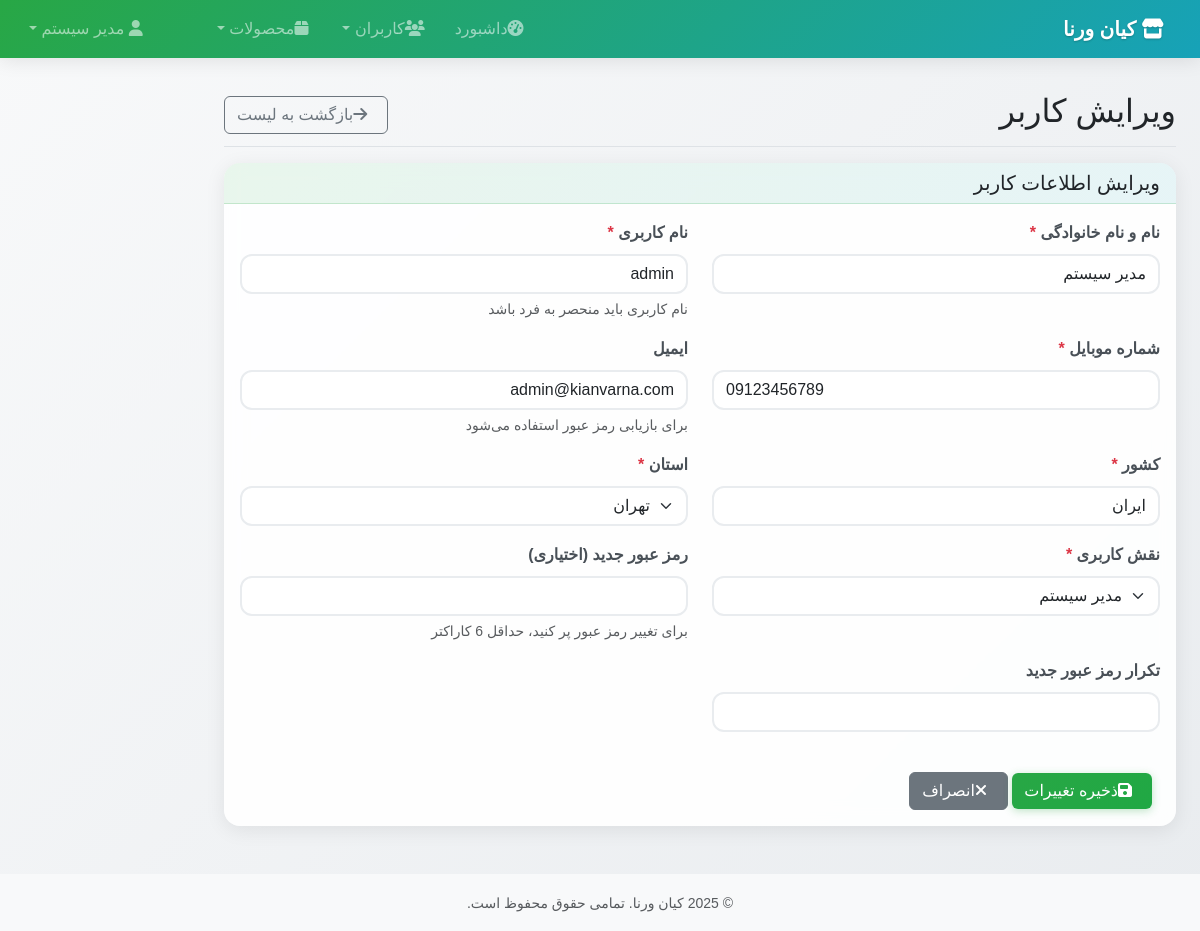
/admin/users/edit.php?id=1 (signed in), run on the app's committed database.
### tables this page shows
CREATE TABLE settings (
    id INT PRIMARY KEY AUTO_INCREMENT,
    setting_key VARCHAR(100) UNIQUE NOT NULL,
    setting_value TEXT,
    description VARCHAR(255),
    created_at TIMESTAMP DEFAULT CURRENT_TIMESTAMP,
    updated_at TIMESTAMP DEFAULT CURRENT_TIMESTAMP ON UPDATE CURRENT_TIMESTAMP
);

CREATE TABLE users (
    id INT PRIMARY KEY AUTO_INCREMENT,
    full_name VARCHAR(255) NOT NULL,
    username VARCHAR(100) UNIQUE NOT NULL,
    mobile VARCHAR(20) NOT NULL,
    email VARCHAR(255),
    country VARCHAR(100) NOT NULL DEFAULT 'ایران',
    province VARCHAR(100) NOT NULL,
    user_role ENUM('customer', 'system_admin', 'warehouse_manager', 'financial_manager', 'sales_manager') NOT NULL,
    customer_type ENUM('representative', 'partner', 'expert', 'consumer') NULL,
    password_hash VARCHAR(255) NOT NULL,
    is_active BOOLEAN DEFAULT TRUE,
    reset_token VARCHAR(64) NULL,
    reset_token_expiry TIMESTAMP NULL,
    created_at TIMESTAMP DEFAULT CURRENT_TIMESTAMP,
    updated_at TIMESTAMP DEFAULT CURRENT_TIMESTAMP ON UPDATE CURRENT_TIMESTAMP
);

### config/config.php (called while the page is built, shortened)
<?php
$database = new Database();
$db = $database->connect();
require_once SITE_PATH . 'includes/functions.php';
require_once SITE_PATH . 'classes/Settings.php';
require_once SITE_PATH . 'classes/User.php';
$settings = new Settings($db);
?>

### classes/Settings.php (called while the page is built, shortened)
<?php
class Settings {
    private $conn;
    public function __construct($db) {
        $this->conn = $db;
    }
    public function get($key) {
        try {
            $query = "SELECT setting_value FROM settings WHERE setting_key = :key";
            $stmt = $this->conn->prepare($query);
            $stmt->bindParam(':key', $key);
            $stmt->execute();
            if ($row = $stmt->fetch(PDO::FETCH_ASSOC)) {
                return $row['setting_value'];
            }
            return null;
        } catch (PDOException $e) {
            return null;
        }
    }
}
?>

### includes/functions.php (called while the page is built, shortened)
<?php
function is_logged_in() {
    return isset($_SESSION['user_id']) && !empty($_SESSION['user_id']);
}
function get_user_role() {
    return $_SESSION['user_role'] ?? null;
}
function get_provinces() {
    return [
        'آذربایجان شرقی', 'آذربایجان غربی', 'اردبیل', 'اصفهان', 'البرز', 'ایلام', 'بوشهر',
        'تهران', 'چهارمحال و بختیاری', 'خراسان جنوبی', 'خراسان رضوی', 'خراسان شمالی',
        'خوزستان', 'زنجان', 'سمنان', 'سیستان و بلوچستان', 'فارس', 'قزوین', 'قم',
        'کردستان', 'کرمان', 'کرمانشاه', 'کهگیلویه و بویراحمد', 'گلستان', 'گیلان',
        'لرستان', 'مازندران', 'مرکزی', 'هرمزگان', 'همدان', 'یزد'
    ];
}
?>

### classes/User.php (called while the page is built, shortened)
<?php
class User {
    private $conn;
    public function __construct($db) {
        $this->conn = $db;
    }
    public function getById($id) {
        try {
            $query = "SELECT * FROM users WHERE id = :id";
            $stmt = $this->conn->prepare($query);
            $stmt->bindParam(':id', $id);
            $stmt->execute();
            return $stmt->fetch(PDO::FETCH_ASSOC);
        } catch (PDOException $e) {
            return false;
        }
    }
}
?>

### admin/users/edit.php (the view, shortened to what this page needs)
<?php
require_once '../../config/config.php';
$user = new User($db);
$user_id = isset($_GET['id']) ? (int)$_GET['id'] : 0;
$user_data = $user->getById($user_id);
$form_data = $user_data;
include '../../includes/header.php';
?>
<div class="container-fluid">
    <div class="row">
        <main class="col-md-9 ms-sm-auto col-lg-10 px-md-4">
            <div class="d-flex justify-content-between flex-wrap flex-md-nowrap align-items-center pt-3 pb-2 mb-3 border-bottom">
                <h1 class="h2">ویرایش کاربر</h1>
                <div class="btn-toolbar mb-2 mb-md-0">
                    <a href="index.php" class="btn btn-outline-secondary">
                        <i class="fas fa-arrow-right me-2"></i>بازگشت به لیست
                    </a>
                </div>
            </div>
            <div class="card">
                <div class="card-header">
                    <h5 class="mb-0">ویرایش اطلاعات کاربر</h5>
                </div>
                <div class="card-body">
                    <form method="POST" id="userForm" novalidate>
                        <div class="row">
                            <div class="col-md-6 mb-3">
                                <label for="full_name" class="form-label">
                                    نام و نام خانوادگی <span class="text-danger">*</span>
                                </label>
                                <input type="text" class="form-control" id="full_name" name="full_name"
                                       value="<?php echo htmlspecialchars($form_data['full_name'] ?? ''); ?>"
                                       required>
                            </div>
                            <div class="col-md-6 mb-3">
                                <label for="username" class="form-label">
                                    نام کاربری <span class="text-danger">*</span>
                                </label>
                                <input type="text" class="form-control" id="username" name="username"
                                       value="<?php echo htmlspecialchars($form_data['username'] ?? ''); ?>"
                                       required>
                                <div class="form-text">نام کاربری باید منحصر به فرد باشد</div>
                            </div>
                            <div class="col-md-6 mb-3">
                                <label for="mobile" class="form-label">
                                    شماره موبایل <span class="text-danger">*</span>
                                </label>
                                <input type="tel" class="form-control" id="mobile" name="mobile"
                                       value="<?php echo htmlspecialchars($form_data['mobile'] ?? ''); ?>"
                                       required>
                            </div>
                            <div class="col-md-6 mb-3">
                                <label for="email" class="form-label">ایمیل</label>
                                <input type="email" class="form-control" id="email" name="email"
                                       value="<?php echo htmlspecialchars($form_data['email'] ?? ''); ?>">
                                <div class="form-text">برای بازیابی رمز عبور استفاده می‌شود</div>
                            </div>
                            <div class="col-md-6 mb-3">
                                <label for="country" class="form-label">
                                    کشور <span class="text-danger">*</span>
                                </label>
                                <input type="text" class="form-control" id="country" name="country"
                                       value="<?php echo htmlspecialchars($form_data['country'] ?? 'ایران'); ?>"
                                       required>
                            </div>
                            <div class="col-md-6 mb-3">
                                <label for="province" class="form-label">
                                    استان <span class="text-danger">*</span>
                                </label>
                                <select class="form-select" id="province" name="province" required>
                                    <?php foreach (get_provinces() as $province): ?>
                                        <option value="<?php echo $province; ?>"
                                                <?php echo (($form_data['province'] ?? '') == $province) ? 'selected' : ''; ?>>
                                            <?php echo $province; ?>
                                        </option>
                                    <?php endforeach; ?>
                                </select>
                            </div>
                            <?php if (get_user_role() == 'system_admin'): ?>
                            <div class="col-md-6 mb-3">
                                <label for="user_role" class="form-label">
                                    نقش کاربری <span class="text-danger">*</span>
                                </label>
                                <select class="form-select" id="user_role" name="user_role" required>
                                    <option value="system_admin" <?php echo (($form_data['user_role'] ?? '') == 'system_admin') ? 'selected' : ''; ?>>
                                        مدیر سیستم
                                    </option>
                                </select>
                            </div>
                            <?php else: ?>
                                <input type="hidden" name="user_role" value="<?php echo htmlspecialchars($form_data['user_role']); ?>">
                            <?php endif; ?>
                            <div class="col-md-6 mb-3">
                                <label for="password" class="form-label">رمز عبور جدید (اختیاری)</label>
                                <input type="password" class="form-control" id="password" name="password">
                                <div class="form-text">برای تغییر رمز عبور پر کنید، حداقل 6 کاراکتر</div>
                            </div>
                            <div class="col-md-6 mb-3">
                                <label for="password_confirm" class="form-label">تکرار رمز عبور جدید</label>
                                <input type="password" class="form-control" id="password_confirm" name="password_confirm">
                            </div>
                        </div>
                        <div class="row mt-4">
                            <div class="col-12">
                                <button type="submit" class="btn btn-primary me-2">
                                    <i class="fas fa-save me-2"></i>ذخیره تغییرات
                                </button>
                                <a href="index.php" class="btn btn-secondary">
                                    <i class="fas fa-times me-2"></i>انصراف
                                </a>
                            </div>
                        </div>
                    </form>
                </div>
            </div>
        </main>
    </div>
</div>
<?php include '../../includes/footer.php'; ?>

### includes/header.php (shortened to what this page needs)
<!DOCTYPE html>
<html lang="fa" dir="rtl">
<head>
    <link href="https://cdn.jsdelivr.net/npm/bootstrap@5.3.0/dist/css/bootstrap.min.css" rel="stylesheet">
    <link rel="stylesheet" href="https://cdnjs.cloudflare.com/ajax/libs/font-awesome/6.4.0/css/all.min.css">
    <link href="<?php echo SITE_URL; ?>assets/css/style.css" rel="stylesheet">
</head>
<body>
    <nav class="navbar navbar-expand-lg navbar-dark fixed-top bg-primary">
        <div class="container-fluid">
            <a class="navbar-brand" href="<?php echo SITE_URL; ?>">
                <i class="fas fa-store me-2"></i>
                <?php echo $settings->get('company_name'); ?>
            </a>
            <div class="collapse navbar-collapse" id="navbarNav">
                <ul class="navbar-nav me-auto">
                    <?php if (is_logged_in()): ?>
                        <?php
                        $user_role = get_user_role();
                        $admin_roles = ['system_admin', 'warehouse_manager', 'financial_manager', 'sales_manager'];
                        ?>
                        <?php if (in_array($user_role, $admin_roles)): ?>
                            <li class="nav-item">
                                <a class="nav-link" href="<?php echo SITE_URL; ?>admin/">
                                    <i class="fas fa-tachometer-alt me-1"></i>داشبورد
                                </a>
                            </li>
                            <li class="nav-item dropdown">
                                <a class="nav-link dropdown-toggle" href="#" data-bs-toggle="dropdown">
                                    <i class="fas fa-users me-1"></i>کاربران
                                </a>
                            </li>
                            <li class="nav-item dropdown">
                                <a class="nav-link dropdown-toggle" href="#" data-bs-toggle="dropdown">
                                    <i class="fas fa-box me-1"></i>محصولات
                                </a>
                            </li>
                        <?php endif; ?>
                    <?php endif; ?>
                </ul>
                <ul class="navbar-nav">
                    <?php if (is_logged_in()): ?>
                        <li class="nav-item dropdown">
                            <a class="nav-link dropdown-toggle" href="#" data-bs-toggle="dropdown">
                                <i class="fas fa-user me-1"></i>
                                <?php echo htmlspecialchars($_SESSION['full_name']); ?>
                            </a>
                        </li>
                    <?php endif; ?>
                </ul>
            </div>
        </div>
    </nav>
    <div class="main-wrapper" style="margin-top: 76px;">

### includes/footer.php (shortened to what this page needs)
</div>
    <footer class="bg-light text-center py-3 mt-5">
        <div class="container">
            <small class="text-muted">
                © <?php echo date('Y'); ?> <?php echo $settings->get('company_name'); ?>.
                تمامی حقوق محفوظ است.
            </small>
        </div>
    </footer>
</body>
</html>

### assets/css/style.css (style rules this page uses)
:root { --primary-color: #28a745; --primary-dark: #1e7e34; --primary-light: #d4edda; --secondary-color: #6c757d; --info-color: #17a2b8; --warning-color: #ffc107; --danger-color: #dc3545; --success-color: #28a745; --purple-color: #6f42c1; --indigo-color: #6610f2; --pink-color: #e83e8c; --orange-color: #fd7e14; --font-family: 'Vazir', 'Tahoma', sans-serif; }
.fa-classic, .fa-regular, .fa-solid, .far, .fas { font-family: "Font Awesome 6 Free" !important; }
.fas, .far, .fab, .fa { font-family: "Font Awesome 6 Free" !important; }
* { font-family: var(--font-family) !important; }
.fas, .far, .fab, .fa, [class^="fa-"], [class*=" fa-"] { font-family: "Font Awesome 6 Free" !important; }
body { font-family: var(--font-family); direction: rtl; text-align: right; line-height: 1.6; background: linear-gradient(135deg, #f8f9fa 0%, #e9ecef 100%); min-height: 100vh; }
.btn-primary { background: linear-gradient(135deg, var(--primary-color) 0%, #20a844 100%); border: none; box-shadow: 0 2px 8px rgba(40, 167, 69, 0.3); }
.bg-primary { background: linear-gradient(135deg, var(--primary-color) 0%, #20a844 100%) !important; }
.navbar { background: linear-gradient(135deg, var(--primary-color) 0%, var(--info-color) 100%) !important; box-shadow: 0 2px 20px rgba(0,0,0,0.1); backdrop-filter: blur(10px); }
.navbar-brand { font-weight: 700; text-shadow: 0 1px 2px rgba(0,0,0,0.2); }
.navbar-nav .nav-link { transition: all 0.3s ease; border-radius: 8px; margin: 0 5px; }
.card { border-radius: 16px; box-shadow: 0 4px 20px rgba(0, 0, 0, 0.08); border: none; backdrop-filter: blur(10px); background-color: rgba(255, 255, 255, 0.9); transition: all 0.3s ease; }
.card-header { background: linear-gradient(135deg, rgba(40, 167, 69, 0.1) 0%, rgba(23, 162, 184, 0.1) 100%); border-bottom: 1px solid rgba(40, 167, 69, 0.2); font-weight: 600; border-radius: 16px 16px 0 0 !important; }
.form-control { border-radius: 12px; border: 2px solid #e9ecef; transition: all 0.3s ease; background-color: rgba(255, 255, 255, 0.8); }
.form-select { border-radius: 12px; border: 2px solid #e9ecef; }
.form-label { font-weight: 600; color: #495057; margin-bottom: 8px; }

### data on the page
settings: setting_value "کیان ورنا"
users: full_name "مدیر سیستم", username "admin", mobile "09123456789", email "admin@kianvarna.com", country "ایران", province "تهران", user_role "مدیر سیستم"

### other printed values
$_SESSION['full_name'] "مدیر سیستم"
